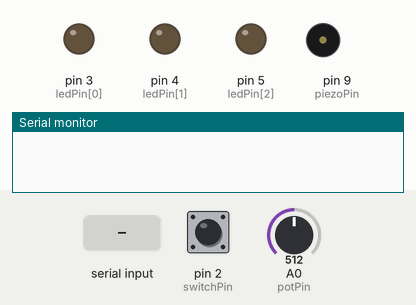
A sketch run on a simulated Arduino Uno, built with avr-gcc and run on an emulated ATmega328P. On the bench: output pins drawn as LEDs (lit = HIGH), buzzer (waves = sounding), the last lines printed to the serial monitor. The test bench sets the inputs (shaded band); at power-on: A0 (potPin) = 512, pin 2 (switchPin) LOW.

Above: at 1.2 s.
1.3 s: A0 (potPin) set to 686
2.8 s: A0 (potPin) set to 700
At 4.0 s:
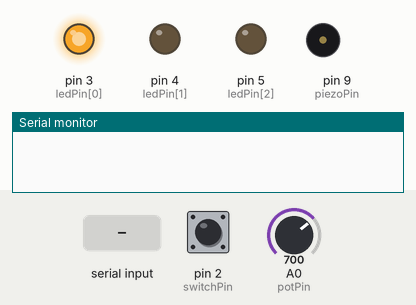
4.3 s: pin 2 (switchPin) pulled HIGH for 0.15 s
At 5.6 s:
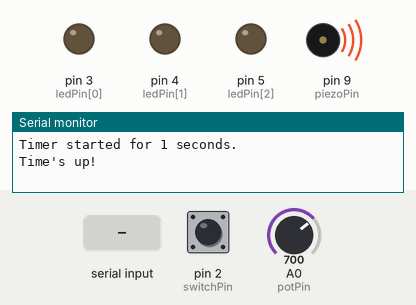
7.4 s: A0 (potPin) set to 843
8.9 s: A0 (potPin) set to 868
At 10.0 s:
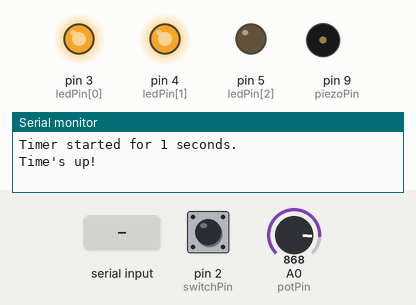
10.4 s: "90,45\n" received over Serial
At 10.9 s:
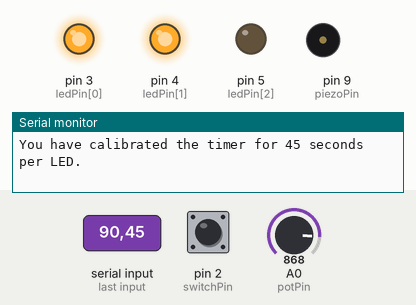
Timing chart, 0 to 12.9 s (numbered marks = the images above; inputs shaded):
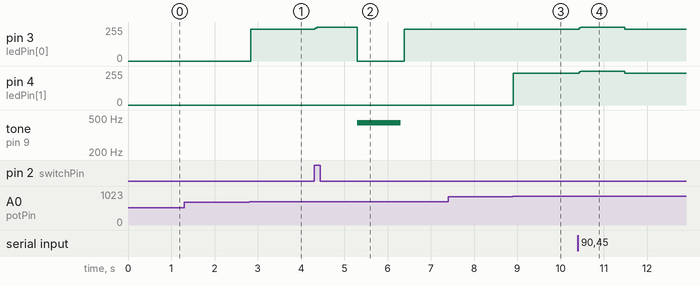

The sketch:

prototype_schematic.ino
```cpp
// Declaring pin variables
int potPin = A0;
int ledPin[3] = {3, 4, 5};
int switchPin = 2;
int piezoPin = 9;
// Declaring initial component values (to detect changes in state)
int potVal;
int switchState_old = 0;
int switchState_new = 0;
// User determined values
int setLEDNumber;
int timePerLED = 1; // Default time per LED: 1 second/LED

void setup()
{
  Serial.begin(9600);
  pinMode(potPin, INPUT);
  pinMode(switchPin, INPUT);
  pinMode(ledPin[0], OUTPUT);
  pinMode(ledPin[1], OUTPUT);
  pinMode(ledPin[2], OUTPUT);
  pinMode(piezoPin, OUTPUT);
}

void loop()
{
  switchState_new = digitalRead(switchPin);
  // potMin = 528, potMax = 1023
  potVal = map(analogRead(potPin), 528, 1023, 0, 3);

  // Setting LED indicators (pretty crude method -- optimize later)
  // turns off all LEDs
  for (int i = 0; i < sizeof(ledPin) / sizeof(int); i++)
  {
    digitalWrite(ledPin[i], LOW);
  }
  // turns on LEDs corresponding to potentiometer position
  for (int i = 0; i < potVal; i ++)
  {
    digitalWrite(ledPin[i], HIGH);
  }

  // Pomodoro START function
  // Executes timer function when switch is pressed
  if (switchState_new != switchState_old)
  {
    if (switchState_new == HIGH)
    {
      if (potVal == 0) // Learn exception handling to replace this!
      {
        Serial.println("No duration selected!");
      }
      else
      {
        setLEDNumber = potVal;
        Serial.print("Timer started for ");
        Serial.print(timePerLED * setLEDNumber);
        Serial.println(" seconds.");
        for (int i = setLEDNumber - 1; i > -1; i = i - 1)
        {
          delay(1000 * timePerLED);
          digitalWrite(ledPin[i], LOW);
          if (i == 0)
          {
            Serial.println("Time's up!");
            tone(piezoPin, 440);
            delay(1000);
            noTone(piezoPin);
          }
        }
      }
    }
    delay(50); // For bounces
  }

  // Calibration of time indicated per LED
  // Should simply display current setting with option to input change
  // on LCD
  while (Serial.available() > 0)
  {
    timePerLED = Serial.parseInt();
    Serial.print("You have calibrated the timer for ");
    Serial.print(timePerLED);
    Serial.print(" seconds per LED.\n");
  }

}
```

Measured:
- the behaviour switches between 692 and 693 on A0 (potPin) (found by bisection; images 0 and 1)
- the behaviour switches between 857 and 858 on A0 (potPin) (found by bisection; images 2 and 3)
- after the input at 1.3 s, every drawn part: stays the same
- after the input at 2.8 s, pin 3 (ledPin[0]): 0/255 → 238/255 at once
- after the input at 4.3 s, pin 3 (ledPin[0]): 238/255 → 255/255 at once, → 0/255 0.98 s later, → 238/255 1.1 s later; tone on pin 9 (piezoPin): silent → 440 Hz after 1.0 s, → silent 1.0 s later
- after the input at 7.4 s, every drawn part: stays the same
- after the input at 8.9 s, pin 4 (ledPin[1]): 0/255 → 237/255 at once
- after the input at 10.4 s, pin 3 (ledPin[0]): 238/255 → 255/255 at once, → 238/255 1.1 s later; pin 4 (ledPin[1]): 237/255 → 255/255 at once, → 237/255 1.1 s later
